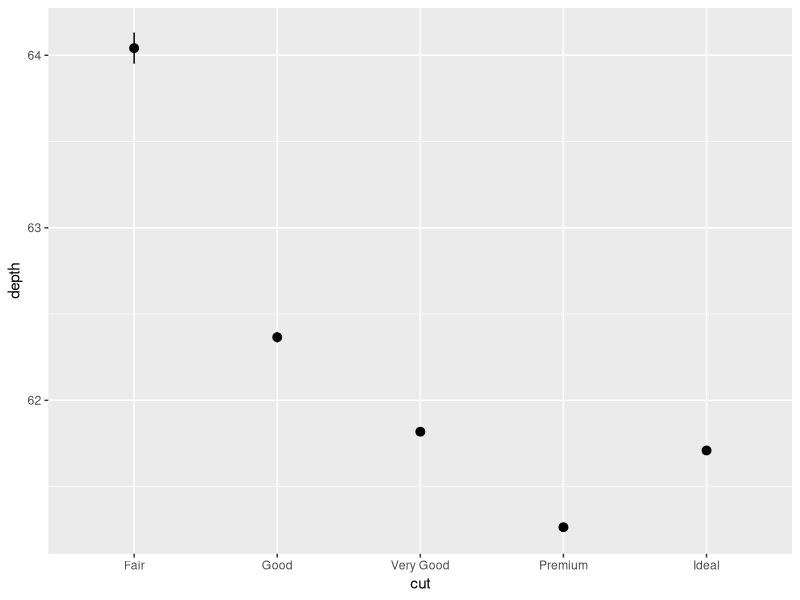
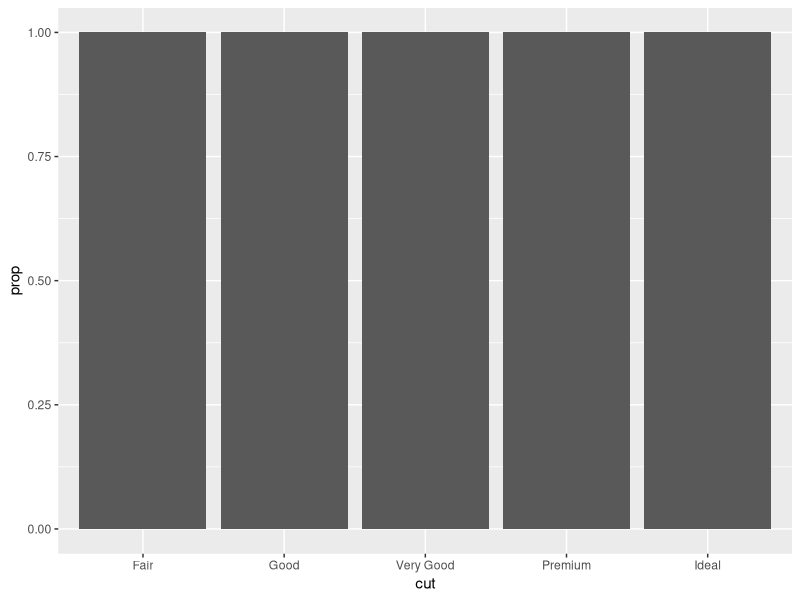
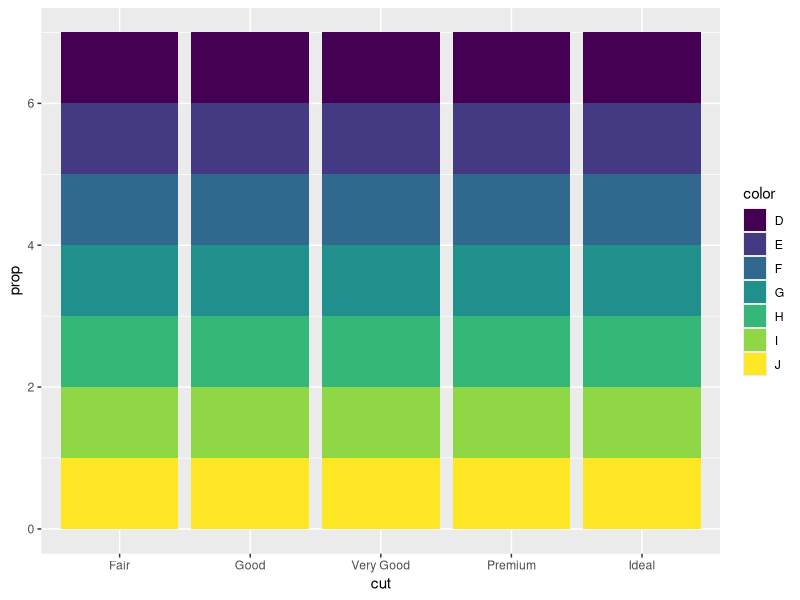
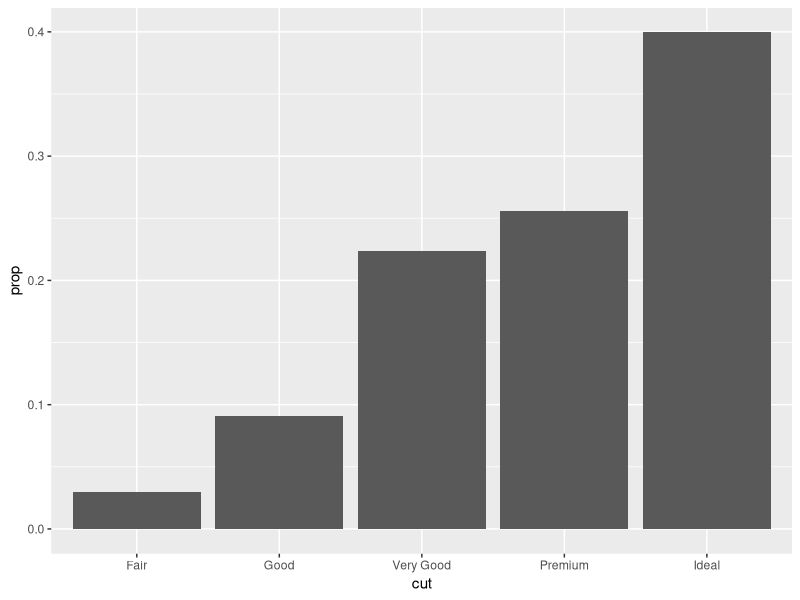
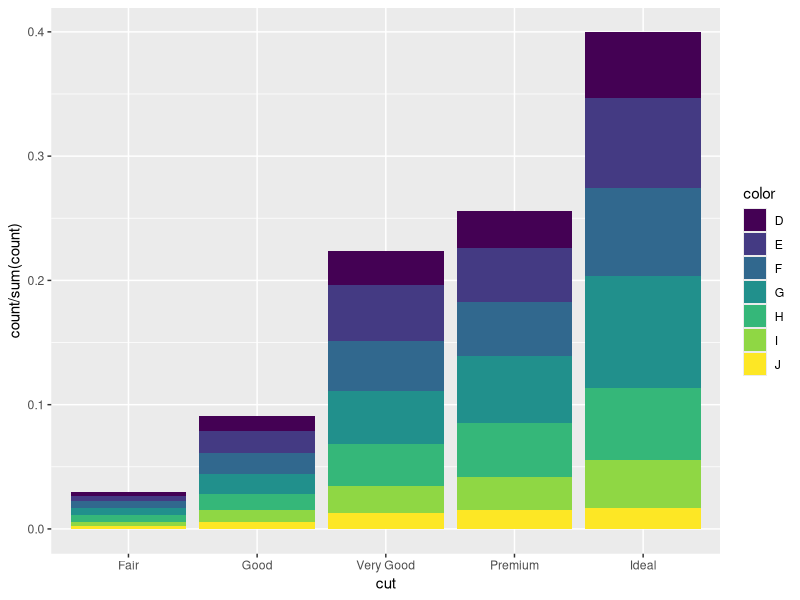

Reproduce these figures in R, in order.
#install.packages("tidyverse")
library(tidyverse)

#3.7.1.1 What is the default geom associated with stat_summary()? How could you rewrite the previous plot to use that geom function instead of the stat function?
?stat_summary() # default geom = "pointrange"
ggplot(data = diamonds) +
  geom_pointrange(
    mapping = aes(x = cut, y = depth),
    stat = "summary",
    fun.ymin = min,
    fun.ymax = max,
    fun.y = median
  )

#3.7.1.2 What does geom_col() do? How is it different to geom_bar()?
?geom_col() #geom_col() understands the following aesthetics:
# x y alpha colour fill group linetype size
?geom_bar() # geom_bar() understands the following aesthetics
# x y alpha colour fill group linetype size

#3.7.1.3 Most geoms and stats come in pairs that are almost always used in concert. Read through the documentation and make a list of all the pairs. What do they have in common?

#3.7.1.4 What variables does stat_smooth() compute? What parameters control its behaviour?
#y, ymin, ymax, se | method, formula, na.rm

#3.7.1.5 In our proportion bar chart, we need to set group = 1. Why? In other words what is the problem with these two graphs?

ggplot(data = diamonds) + 
  geom_bar(mapping = aes(x = cut, y = ..prop..))
ggplot(data = diamonds) + 
  geom_bar(mapping = aes(x = cut, fill = color, y = ..prop..))

ggplot(data = diamonds) + 
  geom_bar(mapping = aes(x = cut, y = ..prop.., group = 1))
ggplot(data = diamonds) +
  geom_bar(aes(x = cut, y = ..count.. / sum(..count..), fill = color))

